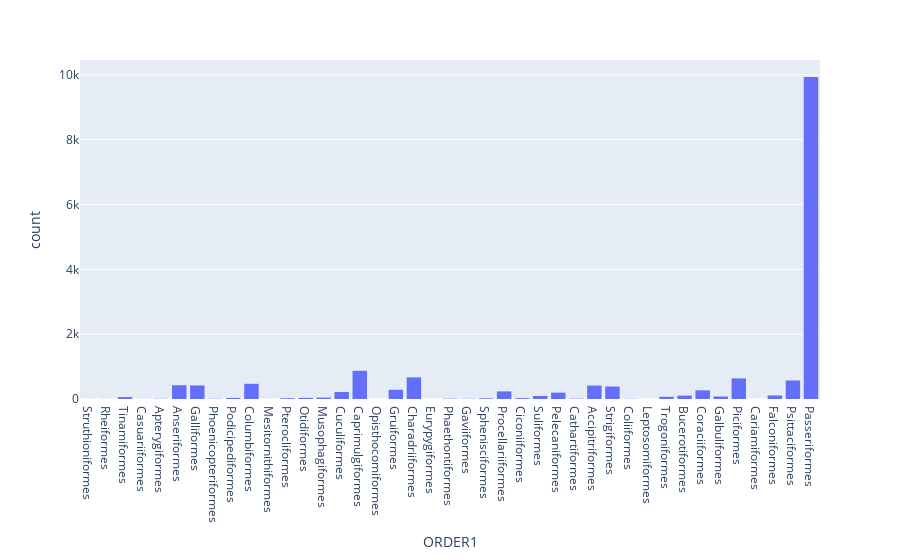

Notebook code for this chart:
### Markdown cell above
#### Répartitions des espèces par ordre

### Code cell
fig = px.histogram(df_birds, x='ORDER1')
fig.show()

### Figure 1 — Plotly figure (JSON) as saved in the notebook; plotly's stock layout.template omitted (floating-point values rounded to 4 significant figures; data arrays with more than 128 entries replaced by an {"elided": "..."} marker saying what was removed)
{"data": [{"alignmentgroup": "True", "bingroup": "x", "hovertemplate": "ORDER1=%{x}<br>count=%{y}<extra></extra>", "legendgroup": "", "marker": {"color": "#636efa", "pattern": {"shape": ""}}, "name": "", "offsetgroup": "", "orientation": "v", "showlegend": false, "type": "histogram", "x": {"elided": "16753 str values"}, "xaxis": "x", "yaxis": "y"}], "layout": {"barmode": "relative", "legend": {"tracegroupgap": 0}, "margin": {"t": 60}, "xaxis": {"anchor": "y", "domain": [0, 1], "title": {"text": "ORDER1"}}, "yaxis": {"anchor": "x", "domain": [0, 1], "title": {"text": "count"}}}}
